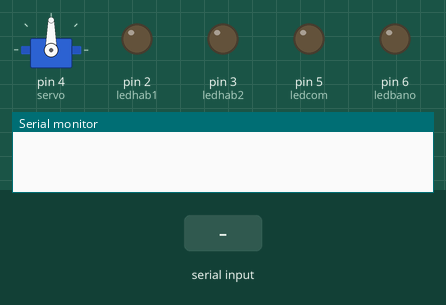
Recording of a sketch running on a simulated Arduino Uno, built with avr-gcc and run on an emulated ATmega328P. Shown: servo, output pins drawn as LEDs (lit = HIGH), the last lines printed to the serial monitor. Inputs (shaded band) come from the test bench.

Above: at 1.2 s.
1.3 s: "a" received over the second serial link
At 2.1 s:
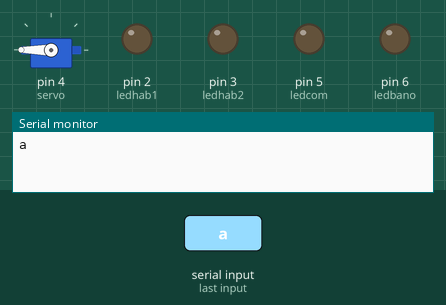
2.8 s: "b" received over the second serial link
At 3.2 s:
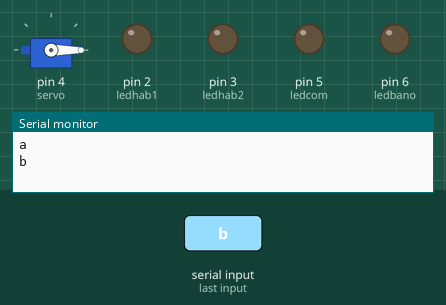
Timing chart, 0 to 5.8 s (numbered marks = the images above; inputs shaded):
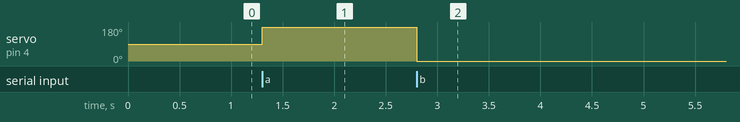

The sketch:

Puerta.ino
```cpp
#include <Servo.h>
#include <SoftwareSerial.h>

Servo servo;
SoftwareSerial BTSerial(0, 1); // RX, TX (ajusta los pines según tu conexión)
int ledhab1 = 2;
int ledhab2 = 3;
int ledcom = 5;
int ledbano = 6;
int angulo = 0;
char dato;

void setup() {
  pinMode(ledhab1,OUTPUT);
  pinMode(ledhab2,OUTPUT);
  pinMode(ledcom,OUTPUT);
  pinMode(ledbano,OUTPUT);
  servo.attach(4); // Pin donde conectas la señal del servo
  Serial.begin(9600);
  BTSerial.begin(10000); // Velocidad de comunicación Bluetooth
}

void loop() {
  if (BTSerial.available() > 0) {
    dato = BTSerial.read();
    Serial.println(dato); // Imprime el dato recibido para debug
    char comando = Serial.read();

    if (dato == 'a') {
      angulo = 180;
    } else if (dato == 'b') {
      angulo = 0;
    } else if (comando == 'c') {
      digitalWrite(ledhab1, HIGH); // Enciende el LED
    } else if (comando == 'd') {
      digitalWrite(ledhab1, LOW);  // Apaga el LED
    }else if (comando == 'e') {
      digitalWrite(ledhab2, HIGH); // Enciende el LED
    } else if (comando == 'f') {
      digitalWrite(ledhab2, LOW);  // Apaga el LED
    }else if (comando == 'g') {
      digitalWrite(ledcom, HIGH); // Enciende el LED
    } else if (comando == 'h') {
      digitalWrite(ledcom, LOW);  // Apaga el LED
    }if (comando == 'i') {
      digitalWrite(ledbano, HIGH); // Enciende el LED
    } else if (comando == 'j') {
      digitalWrite(ledbano, LOW);  // Apaga el LED
    }
    servo.write(angulo);
    delay(15); // Espera un poco antes de procesar el siguiente dato
  }
}
```

Measured:
- after the input at 1.3 s, servo on pin 4 (servo): 90° → 180° at once
- after the input at 2.8 s, servo on pin 4 (servo): 180° → 0° at once
